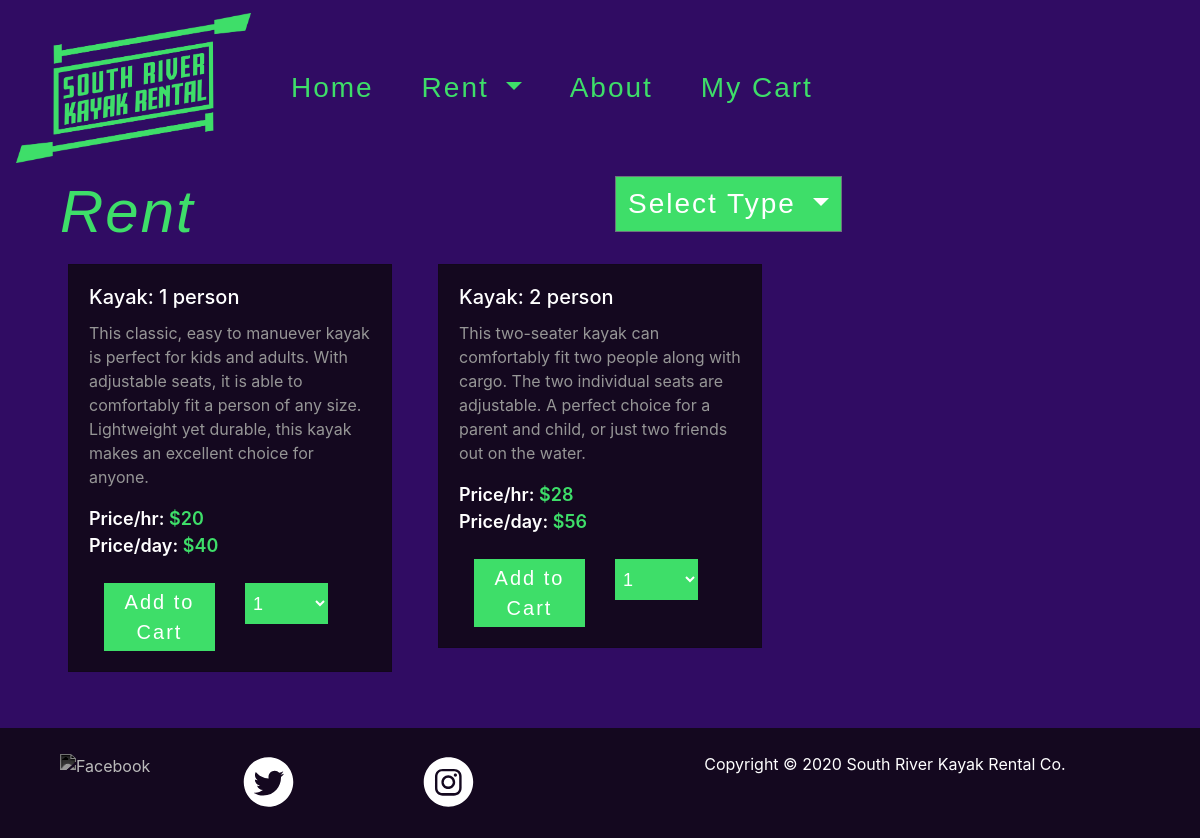
/rent/kayak/, run on the app's committed database.
### tables this page shows
CREATE TABLE "rentals" (
	"name"	TEXT,
	"description"	TEXT,
	"type"	INTEGER,
	"cost-hour"	INTEGER,
	"cost-day"	INTEGER,
	"id"	INTEGER
);

### application.py (the view)
@app.route("/rent/")
@app.route("/rent/<type>/")
def rent(type=1):
    connection=sqlite3.connect("rentals.db")
    cursor=connection.cursor()
    cursor.execute("SELECT * FROM rentals")
    rentals=cursor.fetchall()
    names=[]
    descriptions=[]
    types=[]
    costs_hour=[]
    costs_day=[]
    ids=[]
    length=0
    type_indicator=-1
    if type=="kayak":
        type_indicator=1
    if type=="canoe":
        type_indicator=2
    if type=="paddleboard":
        type_indicator=3
    for i in range(len(rentals)):
        if type_indicator==rentals[i][2] or type_indicator==-1:
            names.append(rentals[i][0])
            descriptions.append(rentals[i][1])
            types.append(rentals[i][2])
            costs_hour.append(rentals[i][3])
            costs_day.append(rentals[i][4])
            ids.append(rentals[i][5])
            length+=1
    return render_template("rent.html", names=names, descriptions=descriptions, types=types, costs_hour=costs_hour, costs_day=costs_day, length=length, ids=ids)

### templates/rent.html (shortened to what this page needs)
{% extends "layout.html" %}
{% block main %}
<div class="container">
  <div class="row">
    <div class="col">
      <h1 class="rent-header">Rent</h1>
    </div>
    <div class="col">
      <div class="dropdown float-left">
        <button class="btn dropdown-btn btn-secondary dropdown-toggle" type="button" id="dropdownMenuButton" data-toggle="dropdown" aria-haspopup="true" aria-expanded="false">
          Select Type
        </button>
      </div>
    </div>
  </div>
</div>
<div>
  <div class="container mb-5">
    <div class="row">
      {% for i in range(length) %}
        <div class="col-xs-12 col-md-6 col-lg-4">
          <div class="card m-2">
            <div class="card-body">
              <h5 class="card-title">{{names[i]}}</h5>
              <p class="card-text">{{descriptions[i]}}</p>
              <div><span class="price-label">Price/hr: <span class="green-text">${{costs_hour[i]}}</span></span></div>
              <div><span class="price-label">Price/day: <span class="green-text">${{costs_day[i]}}</span></span></div>
              <form action="/createcookie" method="POST">
                <div class="container">
                  <div class="row">
                    <div class="col">
                      <button class="btn btn-primary add-to-cart mt-4" type="submit" name="item" value={{ids[i]}}>Add to Cart</button>
                    </div>
                    <div class="col">
                      <select class="form-control quantity-selector mt-4" name="quantity">
                        <option>1</option>
                      </select>
                    </div>
                  </div>
                </div>
              </form>
            </div>
          </div>
        </div>
      {% endfor %}
    </div>
  </div>
</div>
{% endblock %}

### static/stylesheet.css (style rules this page uses)
body { background-color: #300c63; }
.card { background-color: #14081f; border-radius: 0; }
.card-title { color: white; }
.card-text { color: #969696; }
.price-label { color: white; font-weight: 600; font-size: 18px; }
.green-text { color: #3ede69; }
.add-to-cart { border-radius: 0; color: white; background-color: #3ede69; font-size: 20px; font-family: fresno, sans-serif; font-weight: 400; font-style: normal; letter-spacing: 2px; padding: 4px; border: none; }
.rent-header { color: #3ede69; font-size: 60px; font-family: fresno, sans-serif; font-weight: 400; font-style: normal; letter-spacing: 2px; font-style: italic; }
.dropdown-btn { color: white; font-size: 28px; font-family: fresno, sans-serif; font-weight: 400; font-style: normal; letter-spacing: 2px; background-color: #3ede69; border-radius: 0; }
.quantity-selector { color: white; font-size: 18px; font-family: fresno, sans-serif; font-weight: 400; font-style: normal; letter-spacing: 2px; background-color: #3ede69; border-radius: 0; border: none; padding: 4px; }
.form-control { max-width: 75%; margin-top: 3px; }

### data on the page
rentals: name "Kayak: 1 person", description "This classic, easy to manuever kayak is perfect for kids and adults. With adjustable seats, it is able to comfortably fit a person of any size. Lightweight yet durable, this kayak makes an excellent choice for anyone."
rentals: name "Kayak: 2 person", description "This two-seater kayak can comfortably fit two people along with cargo. The two individual seats are adjustable. A perfect choice for a parent and child, or just two friends out on the water."

### other printed values
{{ costs_hour[i] }} "20" "28"
{{ costs_day[i] }} "40" "56"
